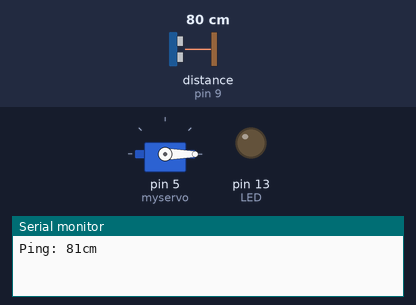
Simulated run of this sketch. Board: Arduino Uno, built with avr-gcc and run on an emulated ATmega328P. On the bench: servo, output pins drawn as LEDs (lit = HIGH), the last lines printed to the serial monitor. The test bench sets the inputs (shaded band); at power-on: distance to the obstacle (sensor on pin 9) 80 cm. The echo pulse lasts 58.3 µs per cm.

Above: at 0.1 s.
At 21.5 s:
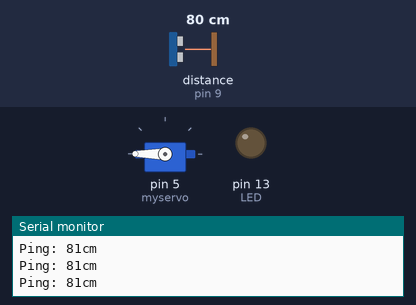
21.6 s: distance to the obstacle (sensor on pin 9) set to 120 cm
29.5 s: distance to the obstacle (sensor on pin 9) set to 103 cm
39.5 s: distance to the obstacle (sensor on pin 9) set to 95 cm
At 48.7 s:
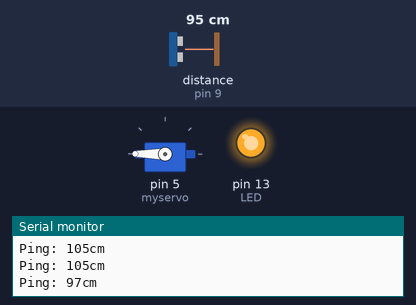
Timing chart, 0 to 56.9 s (numbered marks = the images above; inputs shaded):
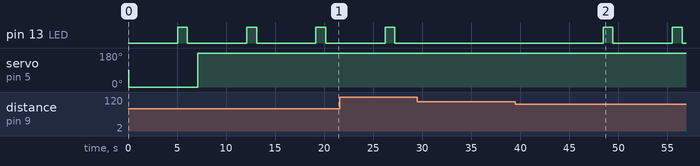

Measured:
- after the input at 39.5 s, pin 13 (LED): alternates HIGH for 1.0 s and LOW for 6.1 s, starting after 9.0 s
- by itself, pin 13 (LED): alternates HIGH for 1.0 s and LOW for 6.1 s

The sketch:

bot_control.ino
```cpp
#include <NewPing.h>
#include <Servo.h>

#define TRIGGER_PIN  8  // Arduino pin tied to trigger pin on the ultrasonic sensor.
#define ECHO_PIN     9  // Arduino pin tied to echo pin on the ultrasonic sensor.
#define MAX_DISTANCE 200 // Maximum distance we want to ping for (in centimeters). Maximum sensor distance is rated at 400-500cm.

#define LED          13
/*
#define MotorS1
#define MotorS2
#define MotorS3
#define MotorS4
*/

NewPing sonar(TRIGGER_PIN, ECHO_PIN, MAX_DISTANCE); // NewPing setup of pins and maximum distance.
Servo myservo;
int pos = 0;

void LED_blink(unsigned int time);

void setup() {
  Serial.begin(115200); // Open serial monitor at 115200 baud to see ping results.
  myservo.attach(5);
  pinMode(LED, OUTPUT);
}

void loop() {
  unsigned int distance;
  unsigned int scan_counter = 0;
  unsigned int valid_signal_counter = 0;
  delay(50);                      // Wait 50ms between pings (about 20 pings/sec). 29ms should be the shortest delay between pings.
  unsigned int uS = sonar.ping(); // Send ping, get ping time in microseconds (uS).
  Serial.print("Ping: ");
  Serial.print(uS / US_ROUNDTRIP_CM); // Convert ping time to distance in cm and print result (0 = outside set distance range)
  Serial.println("cm");
  distance = uS / US_ROUNDTRIP_CM;

  myservo.write(pos);              // tell servo to go to position in variable 'pos'
  delay(5000);                       // waits 15ms for the servo to reach the position
  pos = 180;

  // New algorithm
  /*
  forward();
  scan_counter++;
  //check sides
  if (scan_counter > 100)
  {
    //get left, left diagonal, right, right diagonal measurements
    //need to call turn_right(turntime?);
    if (left_distance < side_limit || left_diag_distance < limit)  turn_right();
    if (right_distance < side_limit || right_diag_distance < limit) turn_left();
    scan_counter = 0;
  }
  // check straight ahead
  //getdistance()
  if distance < limit) valid_signal_counter++;
  if distance > limit) valid_signal_counter=0;
  if (valid_signal_counter > 20) // make sure false signals aren't used
  {
   halt();
   //decide_direction();
   valid_signal_counter = 0;

  }
  */
  // Change frequency of LED depending on distance
  // For testing purposes only
  if (distance <= 10) halt();
  else if (distance <=35) turn_left();
  else if (distance <=70) turn_right();
  else if (distance <=100) forward();
  else digitalWrite(LED, LOW);
}
//Motor control untested, pin assignments needed as well
void turn_left() {
  LED_blink(250);
  /*
  digitalWrite (MotorS1, LOW);
  digitalWrite (MotorA2, HIGH);
  digitalWrite (MotorB1, HIGH);
  digitalWrite (MotorB2, LOW);
  delay(time);
  */
}

void turn_right() {
  LED_blink(500);
    /*
  digitalWrite (MotorS1, HIGH);
  digitalWrite (MotorA2, LOW);
  digitalWrite (MotorB1, LOW);
  digitalWrite (MotorB2, HIGH);
  delay(time);
  */
}

void forward() {
  LED_blink(1000);
      /*
  digitalWrite (MotorS1, HIGH);
  digitalWrite (MotorA2, LOW);
  digitalWrite (MotorB1, HIGH);
  digitalWrite (MotorB2, LOW);
  delay(time);
  */
}

void halt() {
  LED_blink(125);
      /*
  digitalWrite (MotorS1, LOW);
  digitalWrite (MotorA2, LOW);
  digitalWrite (MotorB1, LOW);
  digitalWrite (MotorB2, LOW);
  delay(time);
  */
}


void LED_blink(unsigned int time){
  // blink LED and busy wait
  digitalWrite(LED, HIGH);   // turn the LED on (HIGH is the voltage level)
  delay(time);               // wait for a second
  digitalWrite(LED, LOW);    // turn the LED off by making the voltage LOW
  delay(time);               // wait for a second
}
```
